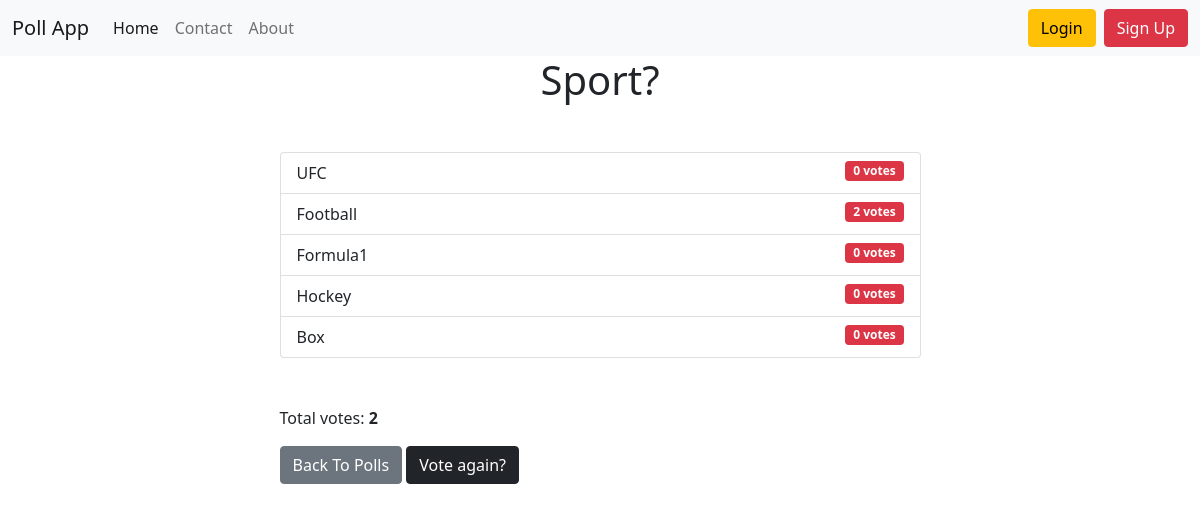
The app's page /results/1/ with its own data.
### poll_app/models.py (models this page shows, shortened)
class Question(models.Model):
    question_text = models.CharField(max_length=100)
    created_at = models.DateTimeField(auto_now_add=True)
    is_active = models.BooleanField(default=True)
    class Meta:
        ordering = ['-created_at']
    @property
    def total_votes(self):
        return self.choice_set.aggregate(Sum('votes'))['votes__sum']

class Choice(models.Model):
    choice_text = models.CharField(max_length=100)
    votes = models.IntegerField(default=0)
    question = models.ForeignKey(Question, on_delete=models.CASCADE)

### poll_app/views.py (the view)
# urls.py: path('results/<int:pk>/', ResultsView.as_view(), name='results'),
class ResultsView(generic.DetailView):
    model = Question
    template_name = 'poll_app/results.html'

### poll_app/templates/poll_app/results.html (shortened to what this page needs)
{% extends 'base.html' %}
{% block content %}
<h1 class="mb-5 text-center">{{ question.question_text }}</h1>
<ul class="list-group mb-5">
    {% for choice in question.choice_set.all %}
    <li class="list-group-item">
        {{ choice.choice_text }}
        <span class="badge bg-danger float-end">{{ choice.votes }} vote{{ choice.votes | pluralize }}</span>
    </li>
    {% endfor %}
</ul>
<p>Total votes: <b>{{ question.total_votes }}</b></p>
<a class="btn btn-secondary" href="{% url 'poll_app:home' %}">Back To Polls</a>
<a class="btn btn-dark" href="{% url 'poll_app:detail' question.pk %}">Vote again?</a>
{% endblock %}

### records on screen
Question: question_text "Sport?", total_votes "2"
Choice: choice_text "UFC", votes "0", votes|pluralize "s"
Choice: choice_text "Football", votes "2", votes|pluralize "s"
Choice: choice_text "Formula1", votes "0", votes|pluralize "s"
Choice: choice_text "Hockey", votes "0", votes|pluralize "s"
Choice: choice_text "Box", votes "0", votes|pluralize "s"
